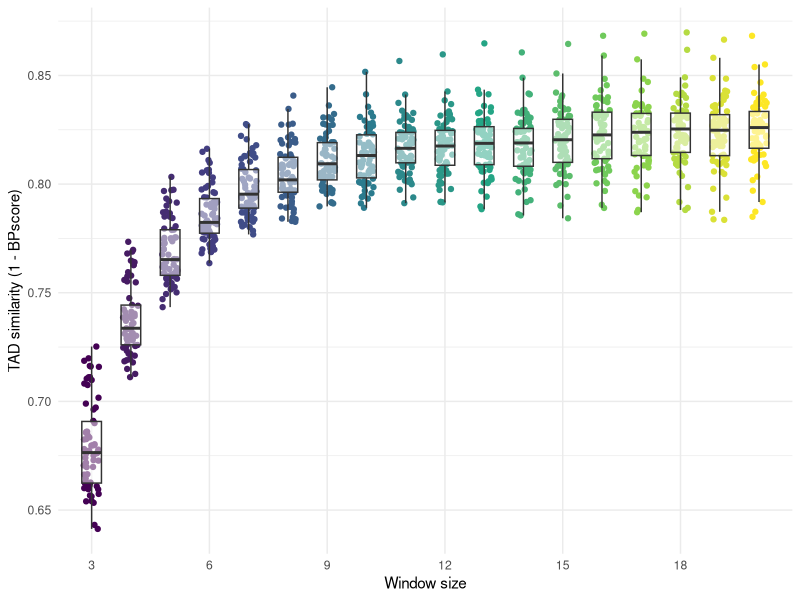
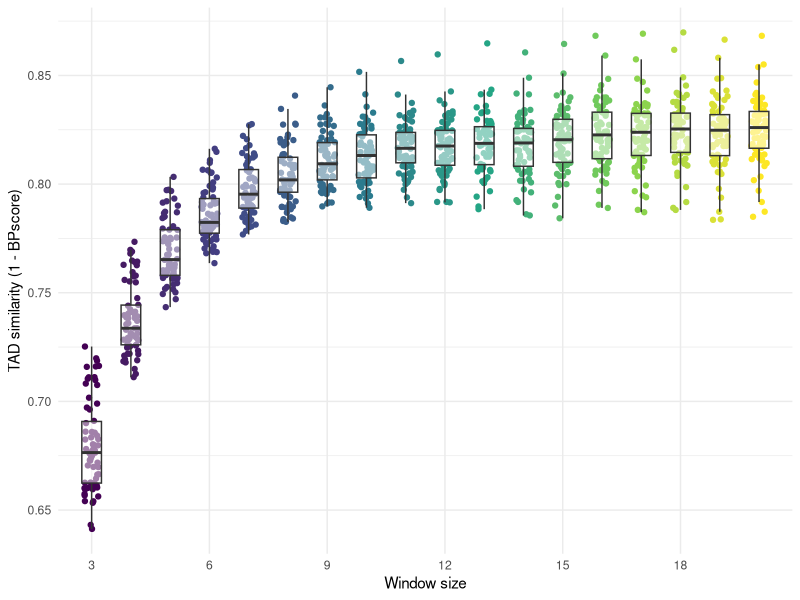
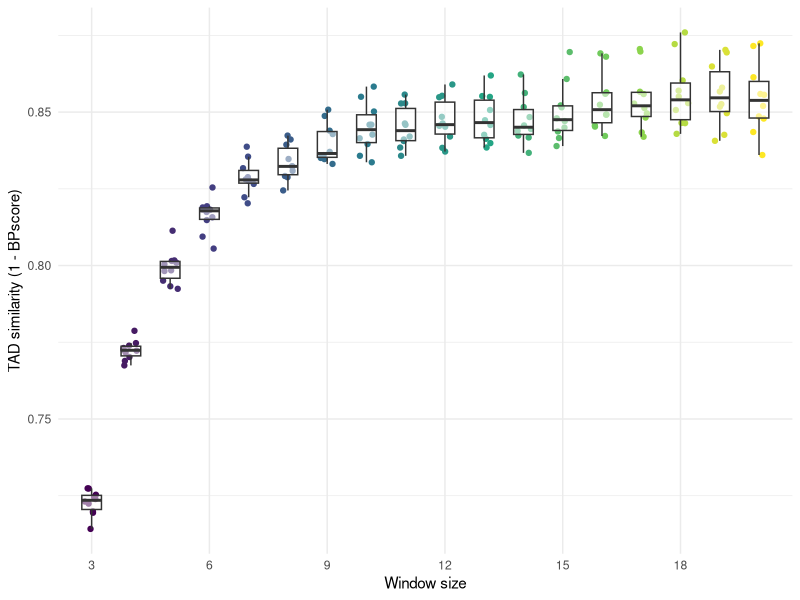
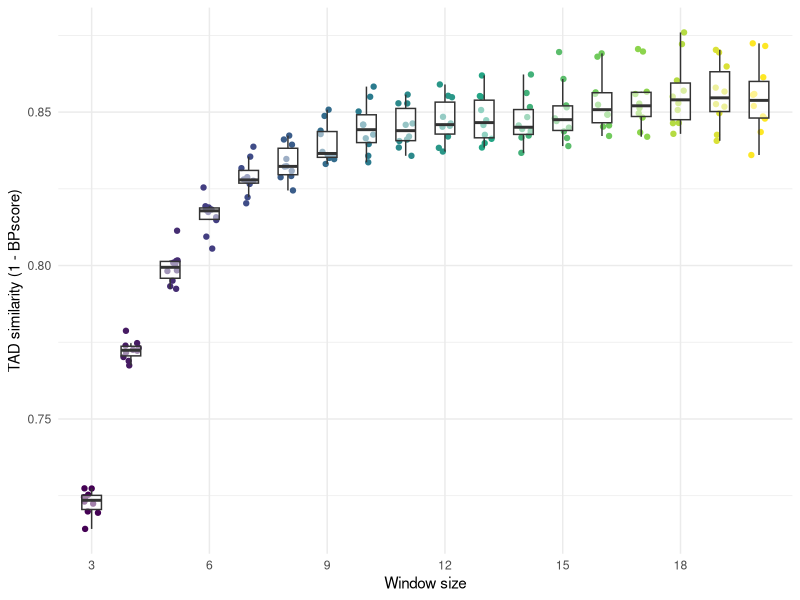
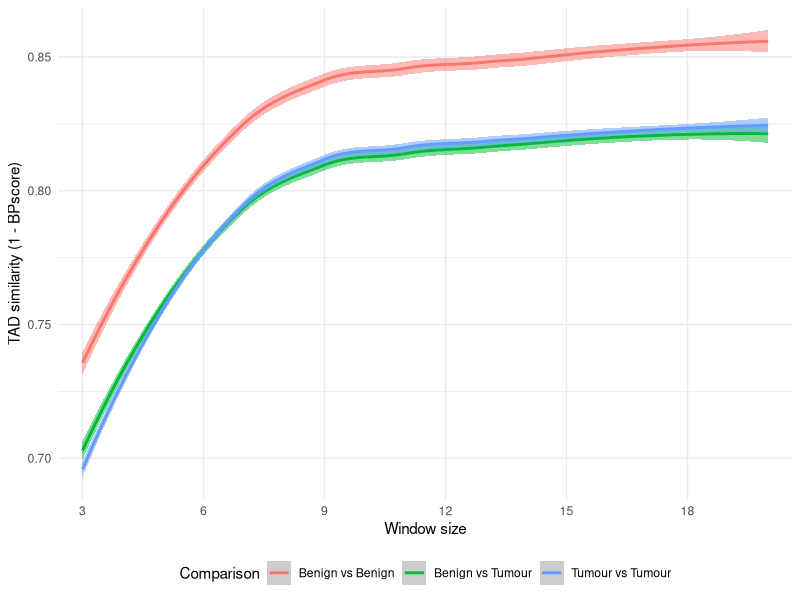
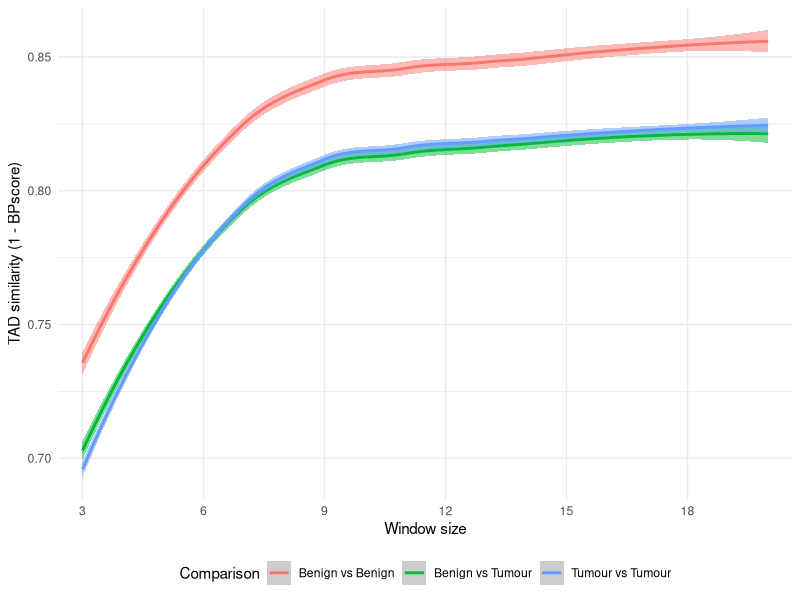
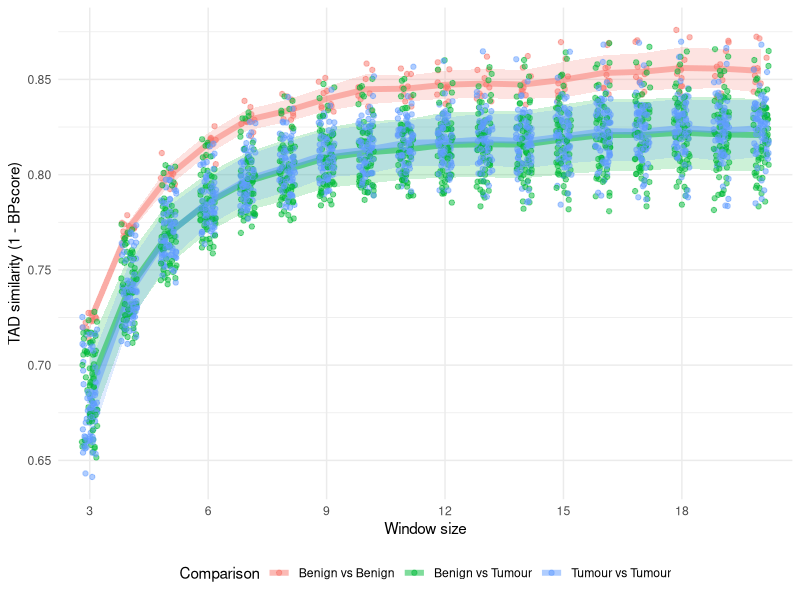
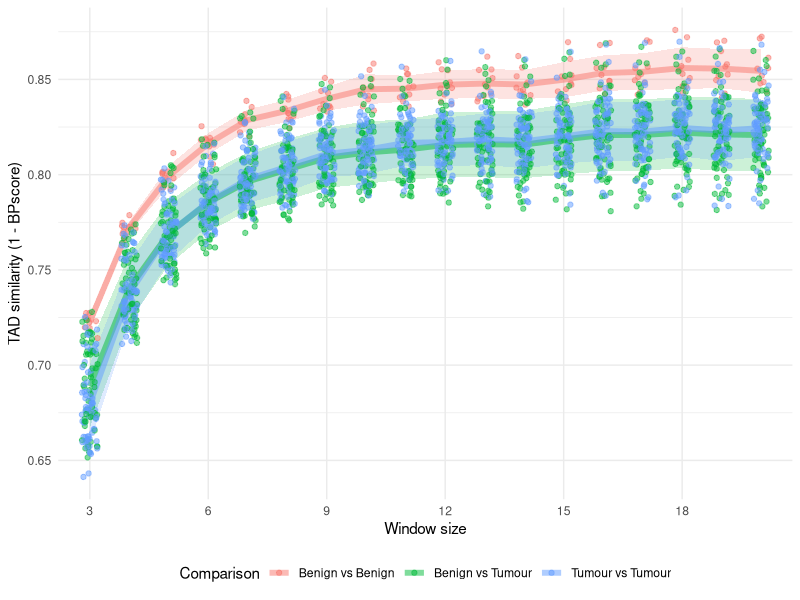

R code for these plots, in order: (Note: this script raises an error after producing the figures.)
# ==============================================================================
# Meta
# ==============================================================================
# Plot BPScore
# --------------------------------------
# Description: Plot TAD similarities, calculated by BPscore
# Author: James Hawley


# ==============================================================================
# Environment
# ==============================================================================
suppressMessages(library("data.table"))
suppressMessages(library("ggplot2"))
suppressMessages(library("MASS"))
suppressMessages(library("pheatmap"))

RESOLUTION <- 40000
MAX_WINDOW <- 20
MIN_WINDOW <- 3
MAX_PERSISTENCE <- MAX_WINDOW - MIN_WINDOW + 1
PLOT_DIR <- file.path("Plots", "primary")


# ==============================================================================
# Functions
# ==============================================================================
#' Save figures in multiple formats
#'
#' @param gg ggplot object
#' @param prefix Prefix for output file
#' @param ext Output extensions
#' @param dpi DPI resolution
savefig <- function(gg, prefix, ext = c("png", "pdf"), width = 20, height = 12, dpi = 400) {
    for (e in ext) {
        ggsave(
            paste(prefix, e, sep = "."),
            gg,
            height = height,
            width = width,
            units = "cm",
            dpi = dpi
        )
    }
}


# ==============================================================================
# Data
# ==============================================================================
cat("Loading Data\n")
# load metadata
metadata <- fread("config.tsv", sep = "\t", header = TRUE)
metadata <- metadata[Include == "Yes"]
metadata <- metadata[Source == "Primary"]
SAMPLES <- metadata[, SampleID]

# load BPscore calculations
bpscore <- fread("Statistics/tad-distances.300000000.tsv", sep = "\t", header = TRUE)
# window_diffs <- fread("Statistics/tad-similarity-deltas.tsv", sep = "\t", header = TRUE)


# ==============================================================================
# Analysis
# ==============================================================================
# colour bpscore rows by primary-primary, line-line, or primary-line comparisons
cat("Counting similarity\n")
bpscore <- merge(
    bpscore,
    metadata[, .(SampleID, Source, Tissue, Label, Type)],
    by.x = "s1",
    by.y = "SampleID",
    all.x = FALSE,
    all.y = TRUE
)
bpscore <- merge(
    bpscore,
    metadata[, .(SampleID, Source, Tissue, Label, Type)],
    by.x = "s2",
    by.y = "SampleID",
    suffixes = c("_1", "_2"),
    all.x = FALSE,
    all.y = TRUE,
)

# sample comparisons for various plots
bpscore[(Tissue_1 == "Prostate") & (Tissue_2 == "Prostate"), Prostate_Type_Combo := paste(Type_1, Type_2, sep = "+")]
bpscore[
    (Tissue_1 == "Prostate") & (Tissue_2 == "Prostate") & (Source_1 == "Cell Line") & (Source_2 == "Cell Line"),
    Cell_Type_Combo := paste(
        gsub(" .*", "", Label_1),
        gsub(" .*", "", Label_2),
        sep = "+"
    )
]

# hypothesis testing for differences between TADs
# (similarity of Benign-vs-Benign comparisons to Benign-vs-Tumour)
# (and likewise, Tumour-vs-Tumour to Benign-vs-Tumour)
bpscore_primary_tumour_vs_benign <- bpscore[
    s1 < s2
    & w == MAX_WINDOW
    & (Source_1 == "Primary" & Source_2 == "Primary")
]

htests <- list(
    "primary_benign-only_benign-vs-tumour" = wilcox.test(
        x = bpscore_primary_tumour_vs_benign[Prostate_Type_Combo == "Benign+Benign", 1 - BPscore],
        y = bpscore_primary_tumour_vs_benign[Prostate_Type_Combo == "Benign+Malignant", 1 - BPscore],
        paired = FALSE
    ),
    "primary_tumour-only_benign-vs-tumour" = wilcox.test(
        x = bpscore_primary_tumour_vs_benign[Prostate_Type_Combo == "Malignant+Malignant", 1 - BPscore],
        y = bpscore_primary_tumour_vs_benign[Prostate_Type_Combo == "Benign+Malignant", 1 - BPscore],
        paired = FALSE
    ),
    "primary_benign-only_tumour-only" = wilcox.test(
        x = bpscore_primary_tumour_vs_benign[Prostate_Type_Combo == "Benign+Benign", 1 - BPscore],
        y = bpscore_primary_tumour_vs_benign[Prostate_Type_Combo == "Malignant+Malignant", 1 - BPscore],
        paired = FALSE
    )
)

# cluster samples by BPscore distances
# recast data to wide form for plotting with pheatmap
mat <- as.matrix(
    dcast(bpscore[w == MAX_WINDOW], s1 ~ s2, value.var = "BPscore", fill = 0),
    rownames = "s1"
)

# compare different groups of samples
# group_idx <- list(
#     "Primary prostate tumour" = 12:23,
#     "Primary prostate benign" = 7:11,
#     "Cell line prostate tumour" = c(24:25, 28:30),
#     "Cell line prostate benign" = 26:27,
#     "Cell line non-prostate" = 1:6
# )
# median_mat <- matrix(ncol = length(group_idx), nrow = length(group_idx))
# for (i in 1:length(group_idx)) {
#     for (j in i:length(group_idx)) {
#         median_mat[i, j] <- median(as.vector(1 - mat[group_idx[[i]], group_idx[[j]]]))
#     }
# }
# rownames(median_mat) <- names(group_idx)
# colnames(median_mat) <- rownames(median_mat)

# cat("Sample type comparisons\n")
# print(median_mat)
# write.matrix(
#     median_mat,
#     file.path("Statistics", "tad-similarity.sample-types.tsv"),
#     sep = "\t"
# )

# ==============================================================================
# Plots
# ==============================================================================
cat("Plotting\n")
# plot distances between TADs of different primary tumour samples across window sizes
gg_bpscore_primary_tumour <- (
    ggplot(data = bpscore[s1 < s2 & w <= MAX_WINDOW & grepl("PCa", s1) & grepl("PCa", s2)])
    + geom_point(
        aes(x = w, y = 1 - BPscore, colour = w),
        position = position_jitter(width = 0.2, height = 0)
    )
    + geom_boxplot(
        aes(x = w, y = 1 - BPscore, group = w),
        alpha = 0.5,
        outlier.shape = NA,
        width = 0.5
    )
    + labs(x = "Window size", y = "TAD similarity (1 - BPscore)")
    + scale_x_discrete(
        breaks = seq(MIN_WINDOW, MAX_WINDOW, by = 3),
        limits = seq(MIN_WINDOW, MAX_WINDOW, by = 3),
        labels = seq(MIN_WINDOW, MAX_WINDOW, by = 3)
    )
    + scale_colour_viridis_c()
    + guides(colour = FALSE)
    + theme_minimal()
)
savefig(gg_bpscore_primary_tumour, file.path(PLOT_DIR, "bp-score.tumour"))

# plot distances between TADs of different primary tumour samples across window sizes
gg_bpscore_primary_benign = (
    ggplot(data = bpscore[s1 < s2 & w <= MAX_WINDOW & grepl("Benign-Prostate", s1) & grepl("Benign-Prostate", s2)])
    + geom_point(
        aes(x = w, y = 1 - BPscore, colour = w),
        position = position_jitter(width = 0.2, height = 0)
    )
    + geom_boxplot(
        aes(x = w, y = 1 - BPscore, group = w),
        alpha = 0.5,
        outlier.shape = NA,
        width = 0.5
    )
    + labs(x = "Window size", y = "TAD similarity (1 - BPscore)")
    + scale_x_discrete(
        breaks = seq(MIN_WINDOW, MAX_WINDOW, by = 3),
        limits = seq(MIN_WINDOW, MAX_WINDOW, by = 3),
        labels = seq(MIN_WINDOW, MAX_WINDOW, by = 3)
    )
    + scale_colour_viridis_c()
    + guides(colour = FALSE)
    + theme_minimal()
)
savefig(gg_bpscore_primary_benign, file.path(PLOT_DIR, "bp-score.benign"))

# primary samples: benign vs tumour
gg_bpscore_primary_tumour_vs_benign <- (
    ggplot()
    + geom_smooth(
        data = bpscore[
            s1 < s2
            & w <= MAX_WINDOW
            & (Source_1 == "Primary" & Source_2 == "Primary")
            & (Source_1 == "Primary" & Source_2 == "Primary")
        ],
        mapping = aes(
            x = w,
            y = 1 - BPscore,
            colour = Prostate_Type_Combo,
            fill = Prostate_Type_Combo,
            group = Prostate_Type_Combo
        ),
        method = "loess",
        alpha = 0.5
    )
    + labs(x = "Window size", y = "TAD similarity (1 - BPscore)")
    + scale_x_discrete(
        breaks = seq(MIN_WINDOW, MAX_WINDOW, by = 3),
        limits = seq(MIN_WINDOW, MAX_WINDOW, by = 3),
        labels = seq(MIN_WINDOW, MAX_WINDOW, by = 3)
    )
    + scale_colour_discrete(
        name = "Comparison",
        breaks = c("Benign+Benign", "Benign+Malignant", "Malignant+Malignant"),
        labels = c("Benign vs Benign", "Benign vs Tumour", "Tumour vs Tumour")
    )
    + scale_fill_discrete(
        name = "Comparison",
        breaks = c("Benign+Benign", "Benign+Malignant", "Malignant+Malignant"),
        labels = c("Benign vs Benign", "Benign vs Tumour", "Tumour vs Tumour")
    )
    + guides(fill = FALSE)
    + theme_minimal()
    + theme(legend.position = "bottom")
)
savefig(gg_bpscore_primary_tumour_vs_benign, file.path(PLOT_DIR, "bp-score.tumour-vs-benign"))

# same as above, but using the sample standard deviation for the ribbon
# instead of the 95% confidence interval around the regressed mean
gg_bpscore_primary_tumour_vs_benign <- (
    ggplot()
    + geom_ribbon(
        data = bpscore[
            s1 < s2
            & w <= MAX_WINDOW
            & (Source_1 == "Primary" & Source_2 == "Primary")
            & (Source_1 == "Primary" & Source_2 == "Primary"),
            .(Mean = mean(1 - BPscore), SD = sd(1 - BPscore)),
            by = c("w", "Prostate_Type_Combo")
        ],
        mapping = aes(
            x = w,
            ymin = Mean - SD,
            ymax = Mean + SD,
            fill = Prostate_Type_Combo,
            group = Prostate_Type_Combo
        ),
        alpha = 0.2
    )
    + geom_path(
        data = bpscore[
            s1 < s2
            & w <= MAX_WINDOW
            & (Source_1 == "Primary" & Source_2 == "Primary")
            & (Source_1 == "Primary" & Source_2 == "Primary"),
            .(Mean = mean(1 - BPscore), SD = sd(1 - BPscore)),
            by = c("w", "Prostate_Type_Combo")
        ],
        mapping = aes(
            x = w,
            y = Mean,
            colour = Prostate_Type_Combo,
            group = Prostate_Type_Combo
        ),
        # method = "loess",
        # se = FALSE,
        size = 2,
        alpha = 0.5
    )
    + geom_point(
        data = bpscore[
            s1 < s2
            & w <= MAX_WINDOW
            & (Source_1 == "Primary" & Source_2 == "Primary")
            & (Source_1 == "Primary" & Source_2 == "Primary")
        ],
        mapping = aes(
            x = w,
            y = 1 - BPscore,
            colour = Prostate_Type_Combo
        ),
        alpha = 0.5,
        position = position_jitter(width = 0.2, height = 0)
    )
    + labs(x = "Window size", y = "TAD similarity (1 - BPscore)")
    + scale_x_discrete(
        breaks = seq(MIN_WINDOW, MAX_WINDOW, by = 3),
        limits = seq(MIN_WINDOW, MAX_WINDOW, by = 3),
        labels = seq(MIN_WINDOW, MAX_WINDOW, by = 3)
    )
    + scale_colour_discrete(
        name = "Comparison",
        breaks = c("Benign+Benign", "Benign+Malignant", "Malignant+Malignant"),
        labels = c("Benign vs Benign", "Benign vs Tumour", "Tumour vs Tumour")
    )
    + scale_fill_discrete(
        name = "Comparison",
        breaks = c("Benign+Benign", "Benign+Malignant", "Malignant+Malignant"),
        labels = c("Benign vs Benign", "Benign vs Tumour", "Tumour vs Tumour")
    )
    + guides(fill = FALSE)
    + theme_minimal()
    + theme(legend.position = "bottom")
)
savefig(gg_bpscore_primary_tumour_vs_benign, file.path(PLOT_DIR, "bp-score.tumour-vs-benign.stdev"))

# cell lines: benign vs tumour
# gg_bpscore_line_tumour_vs_benign <- (
#     ggplot(
#         data = bpscore[
#             s1 < s2
#             & w <= MAX_WINDOW
#             & (Source_1 == "Cell Line" & Source_2 == "Cell Line")
#             & (Tissue_1 == "Prostate" & Tissue_2 == "Prostate")
#         ],
#         mapping = aes(
#             x = w,
#             y = 1 - BPscore,
#             colour = Cell_Type_Combo,
#             fill = Cell_Type_Combo,
#             group = Cell_Type_Combo
#         )
#     )
#     + geom_smooth(
#         method = "loess",
#         alpha = 0.5
#     )
#     + labs(x = "Window size", y = "TAD similarity (1 - BPscore)")
#     + scale_x_discrete(
#         breaks = seq(MIN_WINDOW, MAX_WINDOW, by = 3),
#         limits = seq(MIN_WINDOW, MAX_WINDOW, by = 3),
#         labels = seq(MIN_WINDOW, MAX_WINDOW, by = 3)
#     )
#     + scale_colour_discrete(
#         name = "Comparison"
#     )
#     + guides(fill = FALSE)
#     + theme_minimal()
#     + theme(legend.position = "bottom")
# )
# savefig(gg_bpscore_line_tumour_vs_benign, file.path(PLOT_DIR, "bp-score.line.tumour-vs-benign"))

# # same as above, using sample standard deviation for the ribbon
# gg_bpscore_line_tumour_vs_benign <- (
#     ggplot()
#     + geom_ribbon(
#         data = bpscore[
#             s1 < s2
#             & w <= MAX_WINDOW
#             & (Source_1 == "Cell Line" & Source_2 == "Cell Line")
#             & (Tissue_1 == "Prostate" & Tissue_2 == "Prostate"),
#             .(Mean = mean(1 - BPscore), SD = sd(1 - BPscore)),
#             by = c("w", "Cell_Type_Combo")
#         ],
#         mapping = aes(
#             x = w,
#             ymin = Mean - SD,
#             ymax = Mean + SD,
#             fill = Cell_Type_Combo
#         ),
#         alpha = 0.2
#     )
#     + geom_smooth(
#         data = bpscore[
#             s1 < s2
#             & w <= MAX_WINDOW
#             & (Source_1 == "Cell Line" & Source_2 == "Cell Line")
#             & (Tissue_1 == "Prostate" & Tissue_2 == "Prostate")
#         ],
#         mapping = aes(
#             x = w,
#             y = 1 - BPscore,
#             colour = Cell_Type_Combo,
#             fill = Cell_Type_Combo,
#             group = Cell_Type_Combo
#         ),
#         method = "loess",
#         se = FALSE,
#         alpha = 0.5
#     )
#     + labs(x = "Window size", y = "TAD similarity (1 - BPscore)")
#     + scale_x_discrete(
#         breaks = seq(MIN_WINDOW, MAX_WINDOW, by = 3),
#         limits = seq(MIN_WINDOW, MAX_WINDOW, by = 3),
#         labels = seq(MIN_WINDOW, MAX_WINDOW, by = 3)
#     )
#     + scale_colour_discrete(
#         name = "Comparison"
#     )
#     + guides(fill = FALSE)
#     + theme_minimal()
#     + theme(legend.position = "bottom")
# )
# savefig(gg_bpscore_line_tumour_vs_benign, file.path(PLOT_DIR, "bp-score.line.tumour-vs-benign.stdev"))


# # plot the change in similarities over window sizes
# gg_sim_window = (
#     ggplot(data = window_diffs[w <= MAX_WINDOW])
#     + geom_path(aes(x = w, y = 1 - BPscore, group = SampleID, colour = SampleID))
#     + labs(x = "Window size", y = "Similarity between consecutive window sizes\n(1 - BPscore)")
#     + scale_x_discrete(
#         breaks = seq(MIN_WINDOW, MAX_WINDOW, by = 3),
#         limits = seq(MIN_WINDOW, MAX_WINDOW, by = 3),
#         labels = seq(MIN_WINDOW, MAX_WINDOW, by = 3)
#     )
#     + scale_colour_discrete(
#         limits = metadata[, SampleID],
#         labels = metadata[, Label],
#         name = "Sample"
#     )
#     + theme_minimal()
# )
# savefig(gg_sim_window, file.path(PLOT_DIR, "bp-score.window-similarity"))


# # plot the change in similarities over window sizes
# gg_sim_window_delta = (
#     ggplot(data = window_diffs[w >= 5 & w <= MAX_WINDOW])
#     + geom_path(aes(x = w, y = window_step_abs_delta, group = SampleID, colour = SampleID))
#     + labs(x = "Window size", y = "Gain of step-wise similarity")
#     + scale_x_discrete(
#         breaks = seq(MIN_WINDOW, MAX_WINDOW, by = 3),
#         limits = seq(MIN_WINDOW, MAX_WINDOW, by = 3),
#         labels = seq(MIN_WINDOW, MAX_WINDOW, by = 3)
#     )
#     + scale_colour_discrete(
#         limits = metadata[, SampleID],
#         labels = metadata[, Label],
#         name = "Patient"
#     )
#     + theme_minimal()
# )
# savefig(gg_sim_window_delta, file.path(PLOT_DIR, "bp-score.window-similarity.delta"))

# heatmap of similarity at MAX_WINDOW
annot_col <- as.data.frame(metadata[, .SD, .SDcols = c("Type", "Tissue", "Source", "T2E")])
rownames(annot_col) <- metadata[, SampleID]


for (ext in c("png", "pdf")) {
    pheatmap(
        mat = 1 - mat,
        filename = paste0(file.path(PLOT_DIR, "bp-score.cluster."), ext),
        clustering_rows = TRUE,
        clustering_cols = TRUE,
        clustering_distance_rows = as.dist(mat),
        clustering_distance_cols = as.dist(mat),
        clustering_method = "ward.D2",
        treeheight_col = 0,
        labels_row = metadata[order(SampleID), Label],
        labels_col = metadata[order(SampleID), Label],
        legend = TRUE,
        show_rownames = FALSE,
        annotation_col = annot_col
    )
}
